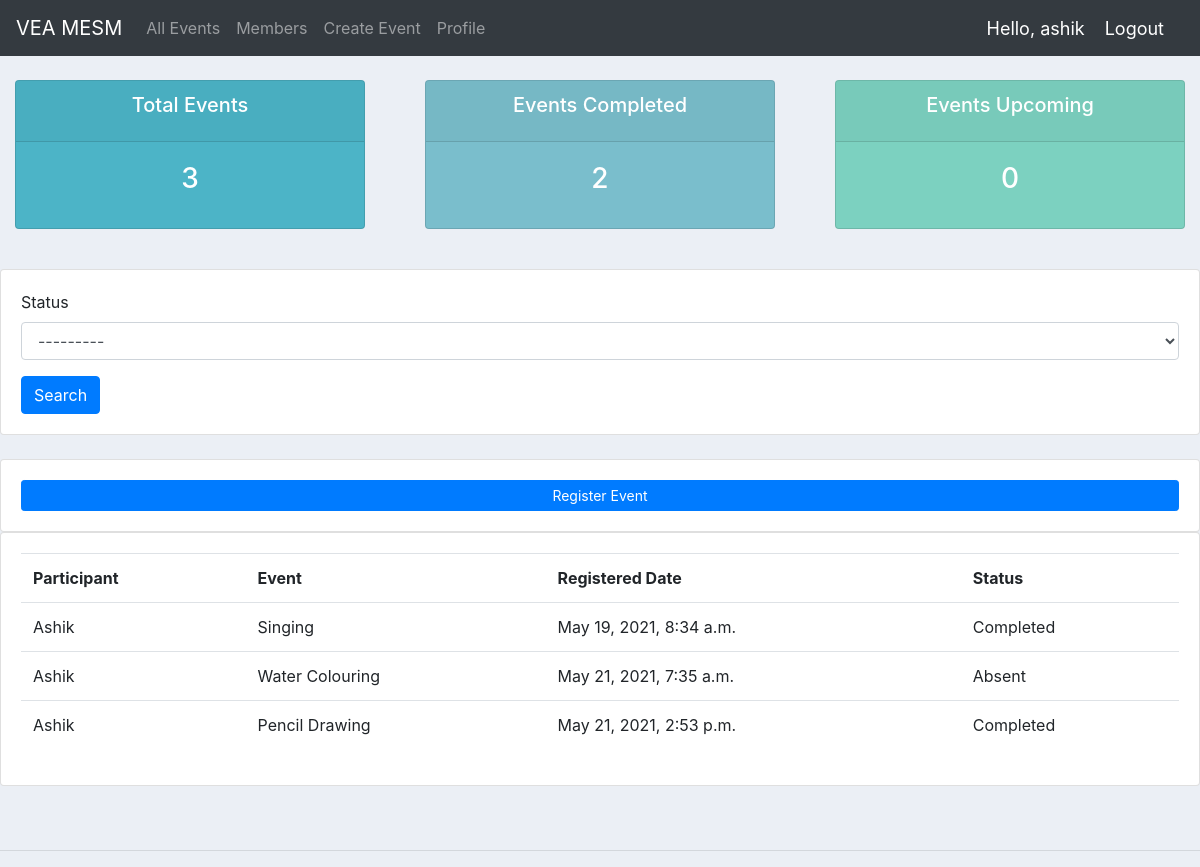
/user/ (signed in), run on the app's committed database.
### accounts/models.py (models this page shows, shortened)
class Event_Member(models.Model):
    STATUS = (
        ('Pending', 'Pending'),
        ('Completed', 'Completed'),
        ('Absent', 'Absent'),
    )
    participant = models.ForeignKey(Participant, null=True, on_delete=models.CASCADE)
    event = models.ForeignKey(Event, null=True, on_delete=models.CASCADE)
    date_created = models.DateTimeField(auto_now_add=True, null=True)
    status = models.CharField(max_length=200, null=True, choices=STATUS)

class Participant(models.Model):
    user = models.OneToOneField(User, null=True, on_delete=models.CASCADE)
    name = models.CharField(max_length=200, null=True)
    phone = models.CharField(max_length=200, null=True)
    email = models.CharField(max_length=200, null=True)
    date_created = models.DateTimeField(auto_now_add=True, null=True)
    def __str__(self):
        return self.name

class Event(models.Model):
    STATUS = (
        ('Ongoing', 'Ongoing'),
        ('Completed', 'Completed'),
        ('Upcoming', 'Upcoming'),
    )
    name = models.CharField(max_length=200, null=True)
    location = models.CharField(max_length=200, null=True)
    status = models.CharField(max_length=200, null=True, choices=STATUS)
    description = models.CharField(max_length=200, null=True, blank=True)
    date = models.DateTimeField(blank=True, null=True)
    def __str__(self):
        return self.name

### accounts/decorators.py (the view)
        def wrapper_func(request, *args, **kwargs):
            group = None
            if request.user.groups.exists():
                group = request.user.groups.all()[0].name
            if group in allowed_roles:
                return view_func(request, *args, **kwargs)
            else:
                return HttpResponse('You are not authorized to view this page')

### accounts/views.py (called while the page is built)
@login_required(login_url='login')
@allowed_users(allowed_roles=['customer'])
def userPage(request):
    participant=request.user.participant
    event_members = request.user.participant.event_member_set.all()
    total_events = event_members.count()
    completed = event_members.filter(status='Completed').count()
    upcoming = event_members.filter(status='Pending').count()
    myFilter = Event_memberFilter1(request.GET, queryset=event_members)
    event_members = myFilter.qs
    context = {'participant':participant,'event_members': event_members, 'total_events': total_events, 'completed': completed,
               'upcoming': upcoming,'myFilter': myFilter}
    return render(request, 'accounts/user.html', context)

### accounts/templates/accounts/user.html
{%  extends 'accounts/main.html' %}
{% block content %}
{%  include 'accounts/status.html' %}
{% load crispy_forms_filters %}
<br>
<div class="row">
	<div class="col">
		<div class="card card-body">
			<form method="get">
			{{myFilter.form|crispy}}
		    <button class="btn btn-primary" type="submit">Search</button>
		  </form>
		</div>
	</div>
</div>
<br>
<div class="row">
			<div class="col-md">
				<div class="card card-body">
					<a class="btn btn-primary  btn-sm btn-block" href="{% url 'create_event_member' participant.id %}">Register Event</a>
				</div>
				<div class="card card-body">
					<table class="table">
						<tr>
							<th>Participant</th>
							<th>Event</th>
							<th>Registered Date</th>
							<th>Status</th>
						</tr>
						{% for event_member in event_members %}
				<tr>
					<td>{{event_member.participant}}</td>
					<td>{{event_member.event}}</td>
					<td>{{event_member.date_created}}</td>
					<td>{{event_member.status}}</td>
				</tr>
				{% endfor %}
					</table>
				</div>
			</div>
		</div>
<br>
<br>
{% endblock content %}

### accounts/templates/accounts/navbar.html (shortened to what this page needs)
{% load static %}
<nav class="navbar navbar-expand-lg navbar-dark bg-dark">
  <a class="navbar-brand" href="{% url 'home' %}">VEA MESM</a>
  <div class="collapse navbar-collapse" id="navbarNav">
    <ul class="navbar-nav">
      {% if request.user.is_staff %}
      <li class="nav-item active">
        <a class="nav-link" href="{% url 'home' %}">Dashboard</a>
      </li>
      <li class="nav-item">
        <a class="nav-link" href="{% url 'participants' %}">Users</a>
      </li>
      <li class="nav-item">
        <a class="nav-link" href="{% url 'events' %}">All Events</a>
      </li>
      <li class="nav-item">
        <a class="nav-link" href="{% url 'event_member' %}">Registrations</a>
      </li>
      {% else %}
      <li class="nav-item">
        <a class="nav-link" href="{% url 'eventss' %}">All Events</a>
      </li>
      <li class="nav-item">
        <a class="nav-link" href="{% url 'participantss' %}">Members</a>
      </li>
      <li class="nav-item">
        <a class="nav-link" href="{% url 'index' %}">Create Event</a>
      </li>
       <li class="nav-item">
        <a class="nav-link" href="{% url 'account' %}">Profile</a>
      </li>
      {% endif %}
    </ul>
  </div>
  <span class="hello-msg">Hello, {{request.user}}</span>
  <span ><a  class="hello-msg" href="{% url 'logout' %}">Logout</a></span>
</nav>

### static/css/main.css (style rules this page uses)
body { background-color: #ebeff5; }

### accounts/templates/accounts/navbar.html (style rules this page uses)
.hello-msg { font-size: 18px; color: #fff; margin-right: 20px; }

### data on the page
Event_Member: participant "Ashik", event "Singing", date_created "May 19, 2021, 8:34 a.m.", status "Completed"
Event_Member: participant "Ashik", event "Water Colouring", date_created "May 21, 2021, 7:35 a.m.", status "Absent"
Event_Member: participant "Ashik", event "Pencil Drawing", date_created "May 21, 2021, 2:53 p.m.", status "Completed"

### other printed values
{{ request.user }} "ashik"
{{ total_events }} "3"
{{ completed }} "2"
{{ upcoming }} "0"
